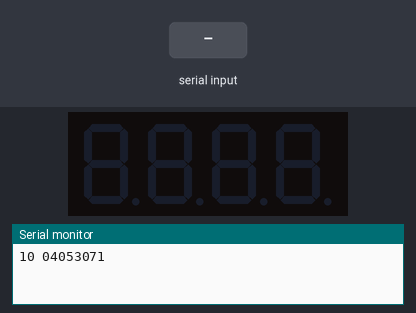
The sketch below on a simulated Arduino Uno, built with avr-gcc and run on an emulated ATmega328P. On the bench: 4-digit seven-segment display, the last lines printed to the serial monitor. The inputs (shaded band) are chosen by the test bench.

Above: at 1.2 s.
1.3 s: "90,45\n" received over Serial
At 1.6 s:
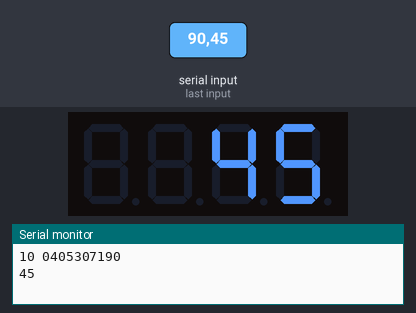
2.8 s: "30,150\n" received over Serial
At 3.6 s:
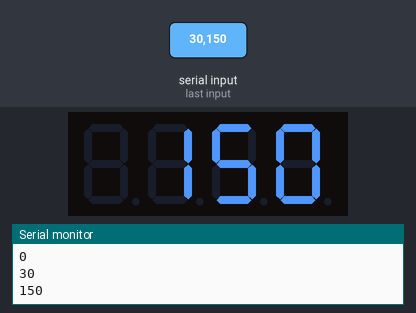
Timing chart, 0 to 5.8 s (numbered marks = the images above; inputs shaded):
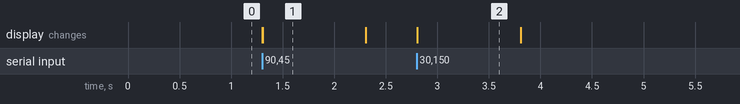

Measured:
- after the input at 1.3 s, the display: first changes at once (image 1 shows a later state)
- after the input at 2.8 s, the display: first changes at once (image 2 shows a later state)
- what the display in image 1 shows lasts 1.0 s, from 1.3 s to 2.3 s

The sketch:

sketch_apr17c.ino
```cpp
#include <SevSeg.h>
#include <Keypad.h>
SevSeg sevseg;

void setup() {
  Serial.begin(9600);
   byte numDigits =4;
   byte digitPins[] ={A2,A3,A4,A5};
   byte segmentPins[] = {2,3,4,5,6,7,8,9};
   sevseg.begin(COMMON_CATHODE, numDigits, digitPins, segmentPins);
  Serial.print("10 04053071");
}

void loop()
{

   int val,n=0,x;
    if (Serial.available())
    {
         val = Serial.parseInt();
         if(val<=9999 && val >=0)
          {
            Serial.println(val);
            sevseg.setNumber(val);
            sevseg.refreshDisplay();
          }

        else
       {
            Serial.println("range error");
       }
    }
   else
   sevseg.refreshDisplay();
}
```
